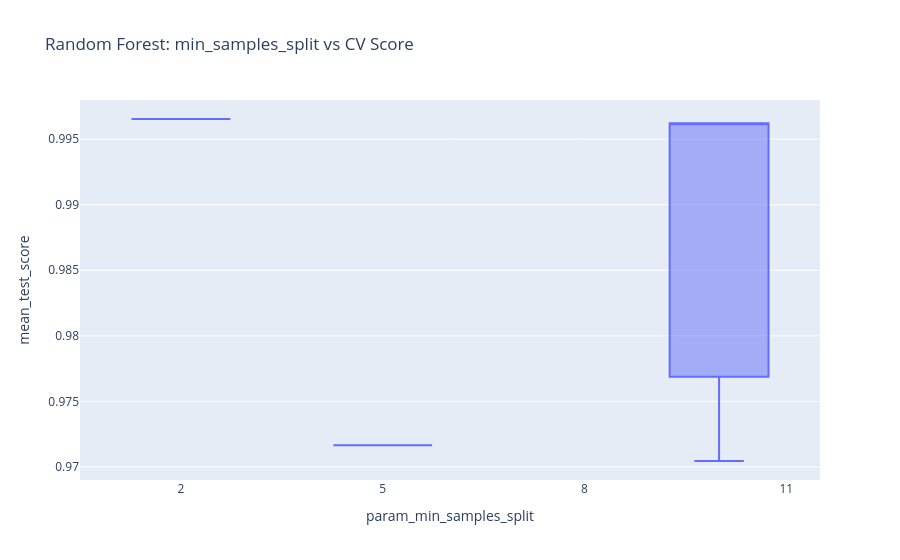

Notebook cell for this chart:
### Code cell
fig = px.box(

    rf_results,

    x='param_min_samples_split',

    y='mean_test_score',

    title='Random Forest: min_samples_split vs CV Score'
)

fig.show()

### Figure 1 — Plotly figure (JSON) as saved in the notebook; plotly's stock layout.template omitted (floating-point values rounded to 4 significant figures)
{"data": [{"alignmentgroup": "True", "hovertemplate": "param_min_samples_split=%{x}<br>mean_test_score=%{y}<extra></extra>", "legendgroup": "", "marker": {"color": "#636efa"}, "name": "", "notched": false, "offsetgroup": "", "orientation": "v", "showlegend": false, "type": "box", "x": [10, 5, 10, 2, 10], "x0": " ", "xaxis": "x", "y": [0.9962, 0.9717, 0.9962, 0.9965, 0.9705], "y0": " ", "yaxis": "y"}], "layout": {"boxmode": "group", "legend": {"tracegroupgap": 0}, "title": {"text": "Random Forest: min_samples_split vs CV Score"}, "xaxis": {"anchor": "y", "domain": [0, 1], "title": {"text": "param_min_samples_split"}}, "yaxis": {"anchor": "x", "domain": [0, 1], "title": {"text": "mean_test_score"}}}}
